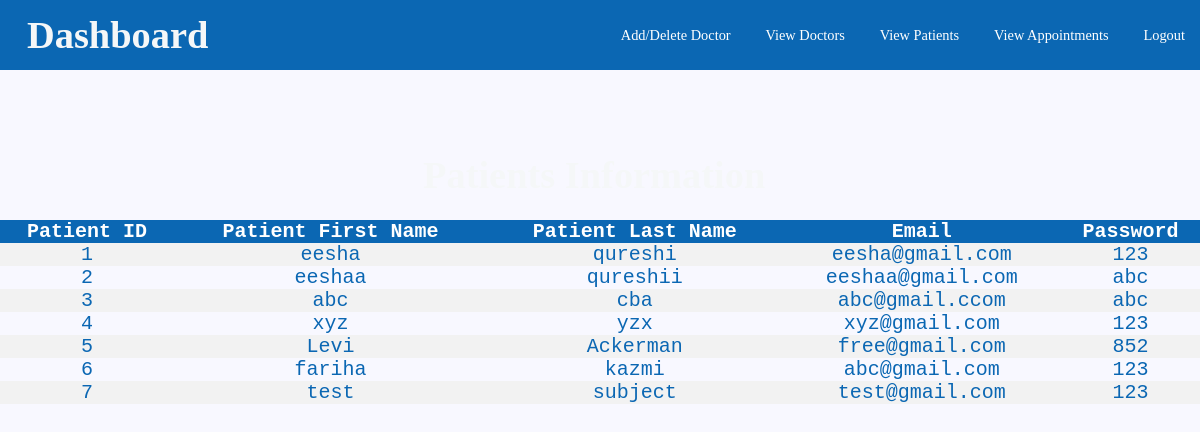
Page /viewpatients.php on the committed database.
### tables this page shows
CREATE TABLE `patient_login` (
  `patient_id` int(10) UNSIGNED NOT NULL,
  `first_name` varchar(20) DEFAULT NULL,
  `last_name` varchar(20) DEFAULT NULL,
  `email` varchar(60) DEFAULT NULL,
  `password_2` varchar(255) DEFAULT NULL
);

### viewpatients.php (the view, shortened to what this page needs)
<?php include 'adminpanel.php'; ?>
<!DOCTYPE html>
<html>
<head>
	<link rel="stylesheet"  href="style5.css" type="text/css">
</head>
<header>
	<h1>Dashboard</h1>
		<nav>
		<ul>
			<li><a href="admin-index.php">Add/Delete Doctor</a></li>
			<li><a href="viewdoctor.php">View Doctors</a></li>
			<li><a href=" viewpatients.php">View Patients</a></li>
			<li><a href="viewappointments.php">View Appointments</a></li>
			<li><a href="Doctorpatient.php">Logout</a></li>
		</ul>
	</nav>
</header>
<body>
	<h1 style="margin-left:35% ;margin-top:80px"   class="asd">Patients Information</h1>
	<table class="table4">
		<tr>
		<th>Patient ID</th>
		<th>Patient First Name</th>
		<th>Patient Last Name</th>
		<th>Email</th>
		<th>Password</th>
		</tr>
		<?php $sql3="SELECT  * FROM  patient_login " ;
		$result3=$conn->query($sql3);
		if(mysqli_num_rows($result3)>=1){
			while ($row3=$result3->fetch_assoc()) {
				echo "<tr><td>".$row3["patient_id"]."</td><td>".$row3["first_name"]."</td><td>".$row3["last_name"]."</td><td>".$row3['email']."</td><td>".$row3['password_2']."</td></tr>";
			}
			echo "</table";
		}
		?>
	</table>
</body>
</html>

### style5.css (style rules this page uses)
body,html { margin: 0; padding: 0; font-family: "Times New Roman", Times, serif; }
header { width: 100%; height: 70px; background-color: #0b67b3; font-family: "Times New Roman", Times, serif; }
h1 { position: absolute; padding: 3px; float: left; margin-left: 2%; margin-top: 10px; font-family: "Times New Roman", Times, serif; color: #f5f7f8; }
ul { width: auto; float: right; margin-top: 8px; font-family: "Times New Roman", Times, serif; }
li { display: inline-block; padding: 15px 15px; }
a { text-align: center; color: #ffffff; text-decoration: none; font-family: "Times New Roman", Times, serif; font-size: 1.2vw; }
* { margin: 0px; padding: 0px; font-family: 'Poppins' sans-serif; }
body { font-size: 120%; background: #F8F8FF; }
.table4 { border-collapse: collapse; width: 100%; color: #0b67b3; font-family: monospace; font-size: 20px; text-align: center; margin-top:150px; padding: 0; }
th { background-color: #0b67b3; color: white; width: auto; }
tr:nth-child(even) { background-color: #f2f2f2; width: auto; }

### rows in the picture
patient_login: patient_id "1", first_name "eesha", last_name "qureshi", email "eesha@gmail.com", password_2 "123"
patient_login: patient_id "2", first_name "eeshaa", last_name "qureshii", email "eeshaa@gmail.com", password_2 "abc"
patient_login: patient_id "3", first_name "abc", last_name "cba", email "abc@gmail.ccom", password_2 "abc"
patient_login: patient_id "4", first_name "xyz", last_name "yzx", email "xyz@gmail.com", password_2 "123"
patient_login: patient_id "5", first_name "Levi", last_name "Ackerman", email "free@gmail.com", password_2 "852"
patient_login: patient_id "6", first_name "fariha", last_name "kazmi", email "abc@gmail.com", password_2 "123"
patient_login: patient_id "7", first_name "test", last_name "subject", email "test@gmail.com", password_2 "123"
